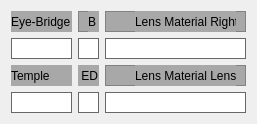
  <widget class="QWidget" name="layoutWidget_3">
   <property name="geometry">
    <rect>
     <x>8</x>
     <y>361</y>
     <width>237</width>
     <height>104</height>
    </rect>
   </property>
   <layout class="QGridLayout" name="gridLayout_3">
    <item row="0" column="0">
     <widget class="QFrame" name="frame_32">
      <property name="minimumSize">
       <size>
        <width>61</width>
        <height>21</height>
       </size>
      </property>
      <property name="maximumSize">
       <size>
        <width>61</width>
        <height>21</height>
       </size>
      </property>
      <property name="styleSheet">
       <string notr="true">background-color: #A8A8A8;</string>
      </property>
      <property name="frameShape">
       <enum>QFrame::StyledPanel</enum>
      </property>
      <property name="frameShadow">
       <enum>QFrame::Raised</enum>
      </property>
      <widget class="QLabel" name="label_57">
       <property name="geometry">
        <rect>
         <x>0</x>
         <y>0</y>
         <width>61</width>
         <height>21</height>
        </rect>
       </property>
       <property name="minimumSize">
        <size>
         <width>61</width>
         <height>21</height>
        </size>
       </property>
       <property name="maximumSize">
        <size>
         <width>61</width>
         <height>21</height>
        </size>
       </property>
       <property name="text">
        <string>Eye-Bridge</string>
       </property>
      </widget>
     </widget>
    </item>
    <item row="0" column="1">
     <widget class="QFrame" name="frame_39">
      <property name="minimumSize">
       <size>
        <width>21</width>
        <height>21</height>
       </size>
      </property>
      <property name="maximumSize">
       <size>
        <width>21</width>
        <height>21</height>
       </size>
      </property>
      <property name="styleSheet">
       <string notr="true">background-color: #A8A8A8;</string>
      </property>
      <property name="frameShape">
       <enum>QFrame::StyledPanel</enum>
      </property>
      <property name="frameShadow">
       <enum>QFrame::Raised</enum>
      </property>
      <widget class="QLabel" name="label_67">
       <property name="geometry">
        <rect>
         <x>10</x>
         <y>0</y>
         <width>21</width>
         <height>21</height>
        </rect>
       </property>
       <property name="minimumSize">
        <size>
         <width>21</width>
         <height>21</height>
        </size>
       </property>
       <property name="maximumSize">
        <size>
         <width>21</width>
         <height>21</height>
        </size>
       </property>
       <property name="text">
        <string>B</string>
       </property>
      </widget>
     </widget>
    </item>
    <item row="0" column="2">
     <widget class="QFrame" name="frame_40">
      <property name="minimumSize">
       <size>
        <width>141</width>
        <height>21</height>
       </size>
      </property>
      <property name="maximumSize">
       <size>
        <width>141</width>
        <height>21</height>
       </size>
      </property>
      <property name="styleSheet">
       <string notr="true">background-color: #A8A8A8;</string>
      </property>
      <property name="frameShape">
       <enum>QFrame::StyledPanel</enum>
      </property>
      <property name="frameShadow">
       <enum>QFrame::Raised</enum>
      </property>
      <widget class="QLabel" name="label_LensMaterialLeft_2">
       <property name="geometry">
        <rect>
         <x>30</x>
         <y>0</y>
         <width>101</width>
         <height>21</height>
        </rect>
       </property>
       <property name="minimumSize">
        <size>
         <width>101</width>
         <height>21</height>
        </size>
       </property>
       <property name="maximumSize">
        <size>
         <width>101</width>
         <height>21</height>
        </size>
       </property>
       <property name="text">
        <string>Lens Material Right</string>
       </property>
      </widget>
     </widget>
    </item>
    <item row="1" column="0">
     <widget class="QLineEdit" name="lineEdit_EyeBridge_2">
      <property name="minimumSize">
       <size>
        <width>61</width>
        <height>21</height>
       </size>
      </property>
      <property name="maximumSize">
       <size>
        <width>61</width>
        <height>21</height>
       </size>
      </property>
      <property name="styleSheet">
       <string notr="true">border: 1px solid #686868;</string>
      </property>
     </widget>
    </item>
    <item row="1" column="1">
     <widget class="QLineEdit" name="lineEdit_B_2">
      <property name="minimumSize">
       <size>
        <width>21</width>
        <height>21</height>
       </size>
      </property>
      <property name="maximumSize">
       <size>
        <width>21</width>
        <height>21</height>
       </size>
      </property>
      <property name="styleSheet">
       <string notr="true">border: 1px solid #686868;</string>
      </property>
     </widget>
    </item>
    <item row="1" column="2">
     <widget class="QLineEdit" name="lineEdit_LensMaterialRight_2">
      <property name="minimumSize">
       <size>
        <width>141</width>
        <height>21</height>
       </size>
      </property>
      <property name="maximumSize">
       <size>
        <width>141</width>
        <height>21</height>
       </size>
      </property>
      <property name="styleSheet">
       <string notr="true">border: 1px solid #686868;</string>
      </property>
     </widget>
    </item>
    <item row="2" column="0">
     <widget class="QFrame" name="frame_41">
      <property name="minimumSize">
       <size>
        <width>61</width>
        <height>21</height>
       </size>
      </property>
      <property name="maximumSize">
       <size>
        <width>61</width>
        <height>21</height>
       </size>
      </property>
      <property name="styleSheet">
       <string notr="true">background-color: #A8A8A8;</string>
      </property>
      <property name="frameShape">
       <enum>QFrame::StyledPanel</enum>
      </property>
      <property name="frameShadow">
       <enum>QFrame::Raised</enum>
      </property>
      <widget class="QLabel" name="label_62">
       <property name="geometry">
        <rect>
         <x>0</x>
         <y>0</y>
         <width>61</width>
         <height>21</height>
        </rect>
       </property>
       <property name="minimumSize">
        <size>
         <width>61</width>
         <height>21</height>
        </size>
       </property>
       <property name="maximumSize">
        <size>
         <width>61</width>
         <height>21</height>
        </size>
       </property>
       <property name="text">
        <string>Temple</string>
       </property>
      </widget>
     </widget>
    </item>
    <item row="2" column="1">
     <widget class="QFrame" name="frame_42">
      <property name="minimumSize">
       <size>
        <width>21</width>
        <height>21</height>
       </size>
      </property>
      <property name="maximumSize">
       <size>
        <width>21</width>
        <height>21</height>
       </size>
      </property>
      <property name="styleSheet">
       <string notr="true">background-color: #A8A8A8;</string>
      </property>
      <property name="frameShape">
       <enum>QFrame::StyledPanel</enum>
      </property>
      <property name="frameShadow">
       <enum>QFrame::Raised</enum>
      </property>
      <widget class="QLabel" name="label_68">
       <property name="geometry">
        <rect>
         <x>0</x>
         <y>0</y>
         <width>31</width>
         <height>21</height>
        </rect>
       </property>
       <property name="minimumSize">
        <size>
         <width>31</width>
         <height>21</height>
        </size>
       </property>
       <property name="maximumSize">
        <size>
         <width>31</width>
         <height>21</height>
        </size>
       </property>
       <property name="text">
        <string> ED</string>
       </property>
      </widget>
     </widget>
    </item>
    <item row="2" column="2">
     <widget class="QFrame" name="frame_59">
      <property name="minimumSize">
       <size>
        <width>141</width>
        <height>21</height>
       </size>
      </property>
      <property name="maximumSize">
       <size>
        <width>141</width>
        <height>21</height>
       </size>
      </property>
      <property name="styleSheet">
       <string notr="true">background-color: #A8A8A8;</string>
      </property>
      <property name="frameShape">
       <enum>QFrame::StyledPanel</enum>
      </property>
      <property name="frameShadow">
       <enum>QFrame::Raised</enum>
      </property>
      <widget class="QLabel" name="label_LensMaterialRight_2">
       <property name="geometry">
        <rect>
         <x>30</x>
         <y>0</y>
         <width>101</width>
         <height>21</height>
        </rect>
       </property>
       <property name="minimumSize">
        <size>
         <width>101</width>
         <height>21</height>
        </size>
       </property>
       <property name="maximumSize">
        <size>
         <width>101</width>
         <height>21</height>
        </size>
       </property>
       <property name="text">
        <string>Lens Material Lens</string>
       </property>
      </widget>
     </widget>
    </item>
    <item row="3" column="0">
     <widget class="QLineEdit" name="lineEdit_Temple_2">
      <property name="minimumSize">
       <size>
        <width>61</width>
        <height>21</height>
       </size>
      </property>
      <property name="maximumSize">
       <size>
        <width>61</width>
        <height>21</height>
       </size>
      </property>
      <property name="styleSheet">
       <string notr="true">border: 1px solid #686868;</string>
      </property>
     </widget>
    </item>
    <item row="3" column="1">
     <widget class="QLineEdit" name="lineEdit_ED_2">
      <property name="minimumSize">
       <size>
        <width>21</width>
        <height>21</height>
       </size>
      </property>
      <property name="maximumSize">
       <size>
        <width>21</width>
        <height>21</height>
       </size>
      </property>
      <property name="styleSheet">
       <string notr="true">border: 1px solid #686868;</string>
      </property>
     </widget>
    </item>
    <item row="3" column="2">
     <widget class="QLineEdit" name="lineEdit_LensMaterialLeft_2">
      <property name="minimumSize">
       <size>
        <width>141</width>
        <height>21</height>
       </size>
      </property>
      <property name="maximumSize">
       <size>
        <width>141</width>
        <height>21</height>
       </size>
      </property>
      <property name="styleSheet">
       <string notr="true">border: 1px solid #686868;</string>
      </property>
     </widget>
    </item>
   </layout>
  </widget>
